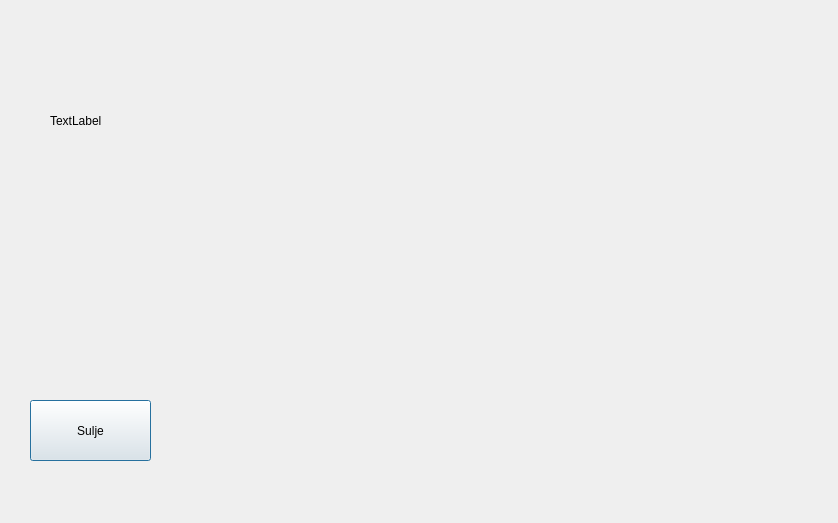
<?xml version="1.0" encoding="UTF-8"?>
<ui version="4.0">
 <class>BalanceWindow</class>
 <widget class="QDialog" name="BalanceWindow">
  <property name="geometry">
   <rect>
    <x>0</x>
    <y>0</y>
    <width>838</width>
    <height>523</height>
   </rect>
  </property>
  <property name="windowTitle">
   <string>Dialog</string>
  </property>
  <widget class="QPushButton" name="Button_close">
   <property name="geometry">
    <rect>
     <x>30</x>
     <y>400</y>
     <width>121</width>
     <height>61</height>
    </rect>
   </property>
   <property name="text">
    <string>Sulje</string>
   </property>
  </widget>
  <widget class="QLabel" name="label_client_name">
   <property name="geometry">
    <rect>
     <x>50</x>
     <y>70</y>
     <width>241</width>
     <height>101</height>
    </rect>
   </property>
   <property name="text">
    <string>TextLabel</string>
   </property>
  </widget>
 </widget>
 <resources/>
 <connections/>
</ui>
